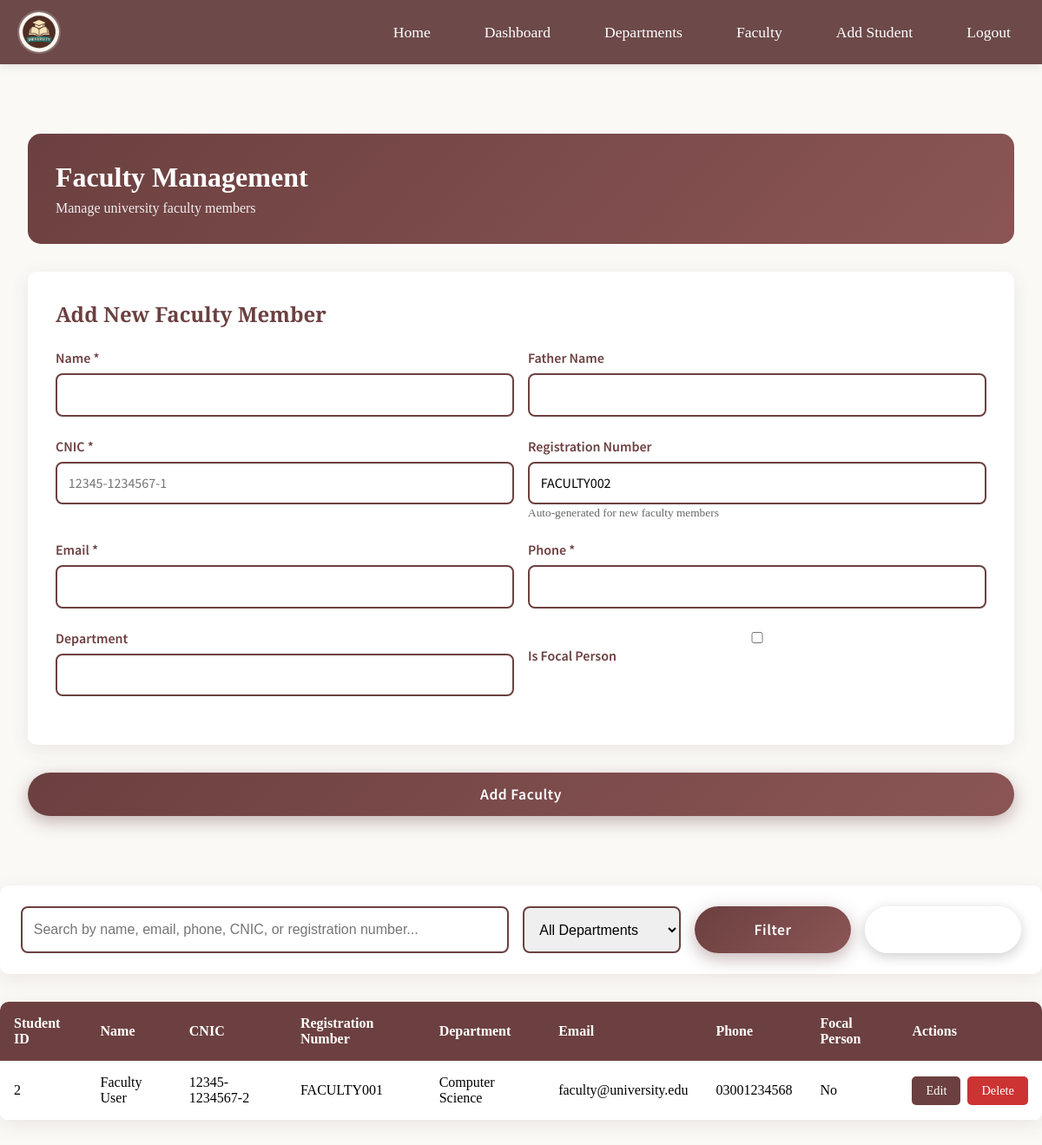
The page /admin/faculty_mgmt/faculty.php (signed in) on the database its author committed.
### tables this page shows
CREATE TABLE IF NOT EXISTS students (
    stu_id INT AUTO_INCREMENT PRIMARY KEY,
    name VARCHAR(100) NOT NULL,
    father_name VARCHAR(100) NOT NULL,
    dob DATE NOT NULL,
    cnic VARCHAR(20) NOT NULL UNIQUE,
    gender ENUM('Male', 'Female', 'Other') NOT NULL,
    email VARCHAR(100) NOT NULL UNIQUE,
    adm_date DATE NOT NULL,
    ag_no VARCHAR(50) NOT NULL UNIQUE,
    department VARCHAR(100) NOT NULL,
    class VARCHAR(50),
    section VARCHAR(20),
    degree VARCHAR(100) NOT NULL,
    phone_no VARCHAR(20) NOT NULL,
    address TEXT NOT NULL,
    stu_status ENUM('Active', 'Inactive', 'Graduated', 'Suspended') DEFAULT 'Active',
    password VARCHAR(255) NOT NULL,
    profile_picture VARCHAR(255) DEFAULT NULL,
    role ENUM('student', 'admin', 'faculty') DEFAULT 'student',
    is_focal_person TINYINT(1) DEFAULT 0,
    created_at TIMESTAMP DEFAULT CURRENT_TIMESTAMP,
    updated_at TIMESTAMP DEFAULT CURRENT_TIMESTAMP ON UPDATE CURRENT_TIMESTAMP,
    INDEX idx_email (email),
    INDEX idx_ag_no (ag_no),
    INDEX idx_department (department),
    INDEX idx_role (role)
);

### admin/faculty_mgmt/faculty.php (the view, shortened to what this page needs)
<?php
$pdo = getDBConnection();
function generateFacultyRegNo() {
    global $pdo;
    $stmt = $pdo->prepare("SELECT ag_no FROM students WHERE role = 'faculty' AND ag_no LIKE 'FACULTY%' ORDER BY CAST(SUBSTRING(ag_no, 8) AS UNSIGNED) DESC LIMIT 1");
    $stmt->execute();
    $result = $stmt->fetch();
    if ($result) {
        $last_num = (int)substr($result['ag_no'], 7);
        $new_num = $last_num + 1;
    } else {
        $new_num = 1;
    }
    return 'FACULTY' . str_pad($new_num, 3, '0', STR_PAD_LEFT);
}
$search = $_GET['search'] ?? '';
$where_conditions = ["role = 'faculty'"];
$params = [];
$where_clause = 'WHERE ' . implode(' AND ', $where_conditions);
$query = "SELECT * FROM students $where_clause ORDER BY name";
$stmt = $pdo->prepare($query);
$stmt->execute($params);
$faculty_members = $stmt->fetchAll();
$edit_faculty = null;
?>
<!DOCTYPE html>
<html lang="en">
<head>
<link rel="stylesheet" href="../style.css">
</head>
<body>
<div class="navbar">
    <img src="../ChatGPT Image Oct 1, 2025, 10_03_37 AM.png" class="logo" alt="University Logo">
    <ul>
        <li><a href="../index.html">Home</a></li>
        <li><a href="dashboard.php">Dashboard</a></li>
        <li><a href="departments.php">Departments</a></li>
        <li><a href="faculty.php">Faculty</a></li>
        <li><a href="add_student.php">Add Student</a></li>
        <li><a href="logout.php">Logout</a></li>
    </ul>
</div>
<div class="dashboard-container">
    <div class="dashboard-header">
        <h1 style="margin:0;">Faculty Management</h1>
        <p style="margin:0.5rem 0 0 0; opacity:0.9;">Manage university faculty members</p>
    </div>
    <div class="form-container">
        <h2 style="font-family:'Cinzel', serif; color:#6c4040; margin-bottom:1.5rem;"><?= $edit_faculty ? 'Edit Faculty Member' : 'Add New Faculty Member'; ?></h2>
        <form method="POST">
            <div class="form-row">
                <div class="form-group">
                    <label>Name *</label>
                    <input type="text" name="name" required value="<?=htmlspecialchars($edit_faculty['name'] ?? '')?>">
                </div>
                <div class="form-group">
                    <label>Father Name</label>
                    <input type="text" name="father_name" value="<?=htmlspecialchars($edit_faculty['father_name'] ?? '')?>">
                </div>
            </div>
            <div class="form-row">
                <div class="form-group">
                    <label>CNIC *</label>
                    <input type="text" name="cnic" required pattern="\d{5}-\d{7}-\d{1}" placeholder="12345-1234567-1" value="<?=htmlspecialchars($edit_faculty['cnic'] ?? '')?>">
                </div>
                <div class="form-group">
                    <label>Registration Number</label>
                    <input type="text" readonly value="<?=htmlspecialchars($edit_faculty['ag_no'] ?? generateFacultyRegNo())?>">
                    <small style="color: #666;">Auto-generated for new faculty members</small>
                </div>
            </div>
            <div class="form-row">
                <div class="form-group">
                    <label>Email *</label>
                    <input type="email" name="email" required value="<?=htmlspecialchars($edit_faculty['email'] ?? '')?>">
                </div>
                <div class="form-group">
                    <label>Phone *</label>
                    <input type="text" name="phone" required pattern="0[0-9]{10}" value="<?=htmlspecialchars($edit_faculty['phone_no'] ?? '')?>">
                </div>
            </div>
            <div class="form-row">
                <div class="form-group">
                    <label>Department</label>
                    <input type="text" name="department" value="<?=htmlspecialchars($edit_faculty['department'] ?? '')?>">
                </div>
                <div class="form-group">
                    <label>
                        <input type="checkbox" name="is_focal_person" value="1" <?= (isset($edit_faculty['is_focal_person']) && $edit_faculty['is_focal_person']) ? 'checked' : ''?>>
                        Is Focal Person
                    </label>
                </div>
            </div>
            </div>
            <div style="display:flex; gap:1rem;">
                <button type="submit" class="btn btn-primary" style="flex:1;"><?= $edit_faculty?'Update Faculty':'Add Faculty';?></button>
            </div>
    </div>
    <div class="filters">
        <form method="GET" style="display:flex; gap:1rem; width:100%; flex-wrap:wrap;">
            <input type="text" name="search" placeholder="Search by name, email, phone, CNIC, or registration number..." value="<?=htmlspecialchars($search)?>" style="flex:1; min-width:200px;">
            <select name="department">
                <option value="">All Departments</option>
            </select>
            <button type="submit" class="btn btn-primary">Filter</button>
            <a href="faculty.php" class="btn btn-secondary">Clear</a>
        </form>
    </div>
    <div class="faculty-table">
        <table>
            <thead>
                <tr>
                    <th>Student ID</th><th>Name</th><th>CNIC</th><th>Registration Number</th><th>Department</th><th>Email</th><th>Phone</th><th>Focal Person</th><th>Actions</th>
                </tr>
            </thead>
            <tbody>
                <?php if(empty($faculty_members)): ?>
                    <tr><td colspan="9" style="text-align:center; padding:2rem;">No faculty members found.</td></tr>
                <?php else: ?>
                    <?php foreach($faculty_members as $member): ?>
                        <tr>
                            <td><?=htmlspecialchars($member['stu_id'])?></td>
                            <td><?=htmlspecialchars($member['name'])?></td>
                            <td><?=htmlspecialchars($member['cnic'])?></td>
                            <td><?=htmlspecialchars($member['ag_no'])?></td>
                            <td><?=htmlspecialchars($member['department'] ?? 'Not assigned')?></td>
                            <td><?=htmlspecialchars($member['email'])?></td>
                            <td><?=htmlspecialchars($member['phone_no'])?></td>
                            <td><?= $member['is_focal_person'] ? 'Yes' : 'No' ?></td>
                            <td>
                                <div class="action-buttons">
                                    <a href="?edit=<?=$member['stu_id']?>" class="btn-small btn-edit">Edit</a>
                                    <a href="?delete=<?=$member['stu_id']?>" class="btn-small btn-delete" onclick="return confirm('Are you sure?');">Delete</a>
                                </div>
                            </td>
                        </tr>
                    <?php endforeach;?>
                <?php endif;?>
            </tbody>
        </table>
    </div>
</body>
</html>

### public/assets/style.css (style rules this page uses)
* { margin: 0; padding: 0; box-sizing: border-box; }
body { background-color: #FAF9F6; font-family: 'Cormorant Garamond', serif; }
.navbar { display: flex; justify-content: space-between; align-items: center; padding: 12px 20px; background: rgba(102, 64, 64, 0.95); flex-wrap: wrap; box-shadow: 0 2px 10px rgba(0, 0, 0, 0.1); position: sticky; top: 0; z-index: 1000; backdrop-filter: blur(10px); }
.navbar .logo { width: 50px; height: 50px; border-radius: 50%; object-fit: cover; border: 2px solid rgba(255, 255, 255, 0.2); transition: transform 0.3s ease; }
.navbar ul { display: flex; list-style: none; gap: 30px; flex-wrap: wrap; justify-content: center; }
.navbar ul li a { text-decoration: none; color: #fff; font-weight: 500; font-size: 1.1rem; padding: 10px 16px; border-radius: 8px; transition: all 0.3s ease; position: relative; overflow: hidden; }
.btn { display: inline-block; padding: 14px 32px; font-size: 1.1rem; font-family: 'Source Sans Pro', sans-serif; font-weight: 600; text-decoration: none; border-radius: 50px; transition: all 0.4s cubic-bezier(0.4, 0, 0.2, 1); text-align: center; cursor: pointer; min-width: 180px; position: relative; overflow: hidden; box-shadow: 0 4px 15px rgba(108, 64, 64, 0.3); letter-spacing: 0.5px; }
.btn::before { content: ''; position: absolute; top: 50%; left: 50%; width: 0; height: 0; border-radius: 50%; background: rgba(255, 255, 255, 0.2); transform: translate(-50%, -50%); transition: width 0.6s, height 0.6s; }
.btn-primary { background: linear-gradient(135deg, #6c4040 0%, #8b5555 100%); color: #fff; border: 2px solid transparent; box-shadow: 0 6px 20px rgba(108, 64, 64, 0.4); }
.btn-secondary { background: rgba(255, 255, 255, 0.15); color: #fff; border: 2px solid rgba(255, 255, 255, 0.8); backdrop-filter: blur(10px); box-shadow: 0 4px 15px rgba(0, 0, 0, 0.2); }
button[type="submit"] { padding: 14px 32px !important; background: linear-gradient(135deg, #6c4040 0%, #8b5555 100%) !important; color: #fff !important; font-family: 'Source Sans Pro', sans-serif !important; font-weight: 600 !important; font-size: 1.1rem !important; border: none !important; border-radius: 50px !important; cursor: pointer !important; transition: all 0.4s cubic-bezier(0.4, 0, 0.2, 1) !important; box-shadow: 0 6px 20px rgba(108, 64, 64, 0.4) !important; letter-spacing: 0.5px !important; position: relative !important; overflow: hidden !important; }
button[type="submit"]::before { content: ''; position: absolute; top: 50%; left: 50%; width: 0; height: 0; border-radius: 50%; background: rgba(255, 255, 255, 0.2); transform: translate(-50%, -50%); transition: width 0.6s, height 0.6s; }
.form-group { margin-bottom: 1.5rem; }
.form-group label { display: block; font-family: 'Source Sans Pro', sans-serif; font-weight: 600; color: #6c4040; margin-bottom: 0.5rem; }
.form-group input, .form-group select, .form-group textarea { width: 100%; padding: 12px; border: 2px solid #ddd; border-radius: 10px; font-family: 'Source Sans Pro', sans-serif; font-size: 1rem; transition: all 0.3s ease; }

### rows shown on the page
students: ag_no "FACULTY002", stu_id "2", name "Faculty User", cnic "12345-1234567-2", ag_no "FACULTY001", department "Computer Science", email "faculty@university.edu", phone_no "03001234568", is_focal_person "No"
